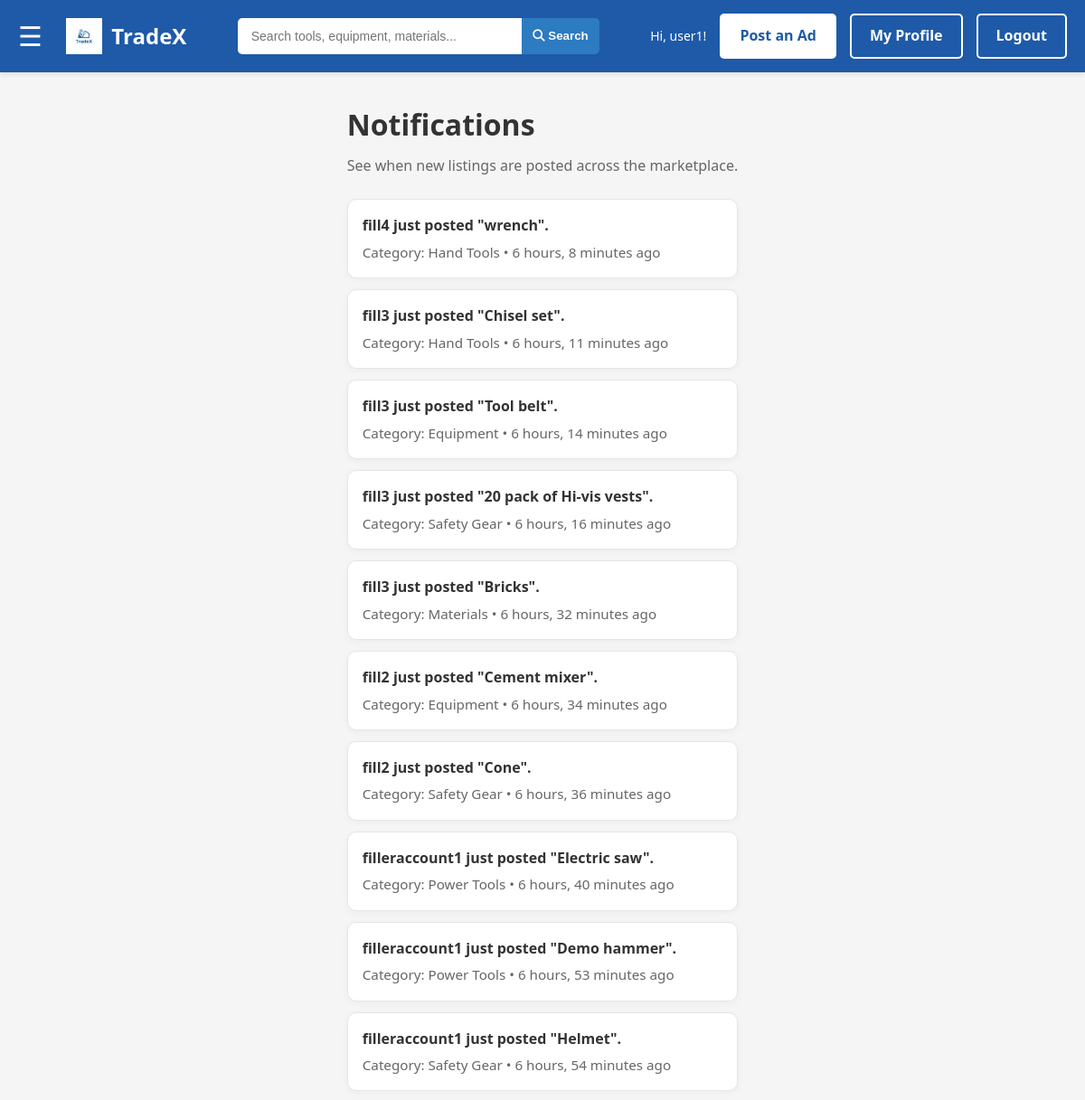
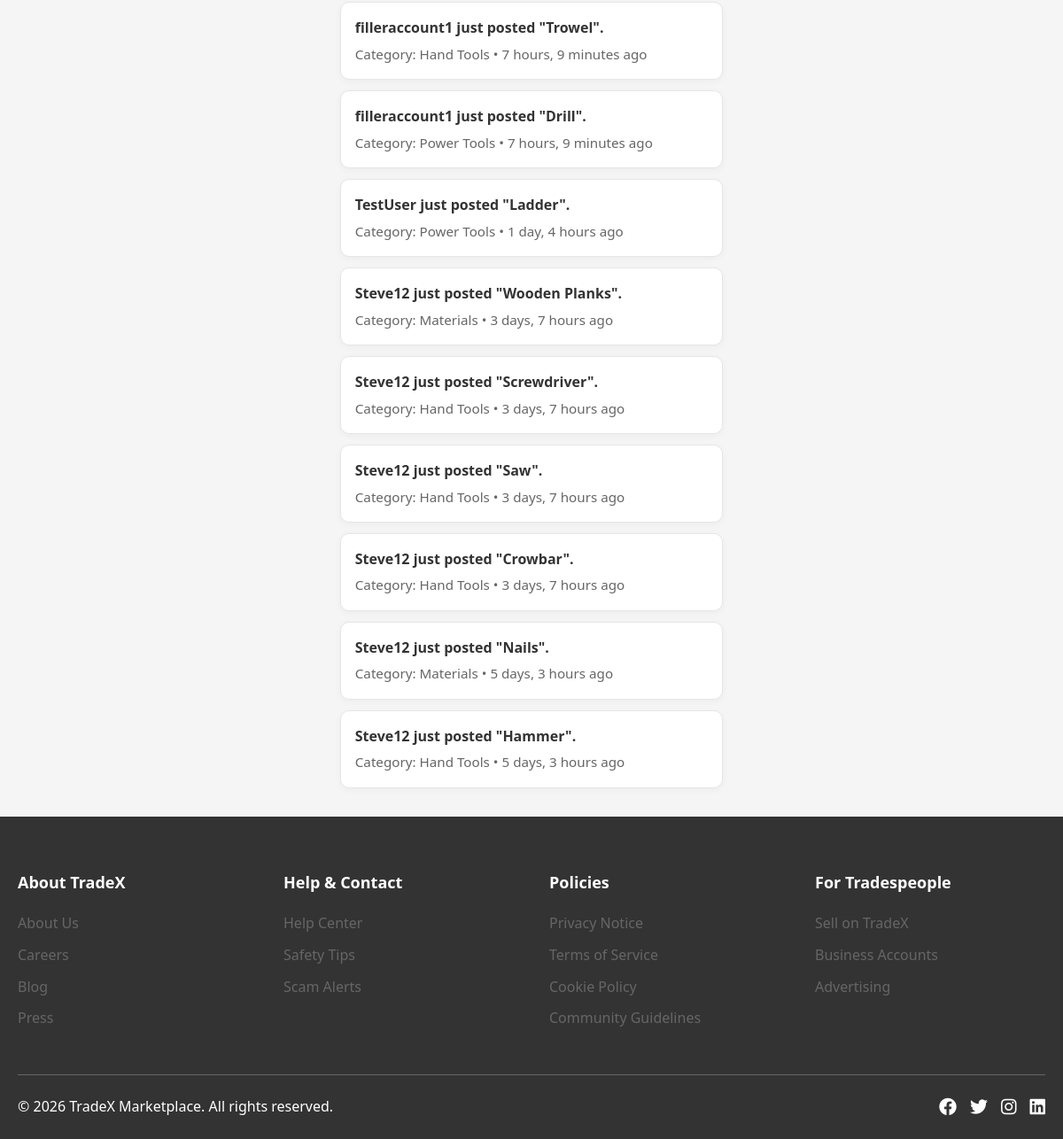
The app's page /notifications/ (signed in) with its own data (2 pictures, top to bottom).
### myapp/models.py (models this page shows, shortened)
class User(models.Model):
    username = models.CharField(max_length=50, unique=True)
    email = models.EmailField(unique=True)
    password_hash = models.CharField(max_length=255)
    profile_photo = models.ImageField(upload_to="profiles/", null=True, blank=True)
    credits_balance = models.IntegerField(default=0)
    created_at = models.DateTimeField(auto_now_add=True)

class Listing(models.Model):
    title = models.CharField(max_length=50)
    description = models.CharField(max_length=200)
    price = models.DecimalField(max_digits=20, decimal_places=2)
    createdDate = models.DateTimeField(auto_now_add=True)
    user = models.ForeignKey(User, on_delete=models.CASCADE)
    creditAccount = models.ForeignKey(CreditAccount, on_delete=models.CASCADE)
    location = models.ForeignKey(Location, on_delete=models.CASCADE)
    category = models.ForeignKey('Category', on_delete=models.CASCADE)
    condition = models.CharField(max_length=10, choices=MaterialCondition.choices)
    status = models.CharField(max_length=10, choices=ListingStatus.choices)
    credit_awarded_on_sale = models.BooleanField(default=False)

class Category(models.Model):
    name = models.CharField(max_length=100)

### myapp/views.py (the view)
# urls.py: path("notifications/", views.notifications, name="notifications"),
def notifications(request):
    profile_user = _get_profile_user(request)
    if not profile_user:
        return redirect("login")
    recent_listings = (
        Listing.objects.select_related("user", "category")
        .order_by("-createdDate")[:50]
    )
    notifications_feed = []
    for listing in recent_listings:
        notifications_feed.append(
            {
                "listing_id": listing.id,
                "title": listing.title,
                "seller": listing.user.username,
                "category": listing.category.name,
                "created_at": listing.createdDate,
                "is_own_listing": listing.user_id == profile_user.id,
            }
        )
    return render(
        request,
        "profile/notifications.html",
        {**get_nav_context(request), "notifications": notifications_feed},
    )

### myapp/views.py (called while the page is built)
def _get_profile_user(request):
    user_id = request.session.get("user_id")
    profile_user = None
    if user_id:
        profile_user = User.objects.filter(id=user_id).first()
    if not profile_user and request.user.is_authenticated:
        profile_user = User.objects.filter(username=request.user.username).first()
        if profile_user:
            request.session["user_id"] = profile_user.id
    return profile_user

def get_nav_context(request):
    user_id = request.session.get("user_id")
    user = None
    if user_id:
        try:
            user = User.objects.get(id=user_id)
        except User.DoesNotExist:
            pass
    return {"user_id": user_id, "user": user}

### myapp/templates/profile/notifications.html (shortened to what this page needs)
{% load static %}
<!DOCTYPE html>
<html lang="en">
<head>
    <link rel="stylesheet" href="{% static 'profile/profile.css' %}">
    <link rel="stylesheet" href="{% static 'styles/styles.css' %}">
    <link rel="stylesheet" href="{% static 'home/home.css' %}">
    <link rel="stylesheet" href="https://cdnjs.cloudflare.com/ajax/libs/font-awesome/6.4.0/css/all.min.css">
</head>
<body>
    {% include 'home/navbar.html' %}
        <main class="container" style="padding: 2rem 1rem; min-height: 50vh;">
        <h1 style="margin-bottom: 0.5rem;">Notifications</h1>
        <p style="margin-top: 0; color: #666;">See when new listings are posted across the marketplace.</p>
        {% if notifications %}
            <div style="display: grid; gap: 0.75rem; margin-top: 1.5rem;">
                {% for item in notifications %}
                    <a href="{% url 'product_details' item.listing_id %}" style="text-decoration: none; color: inherit;">
                        <article style="background: #fff; border: 1px solid #e6e6e6; border-radius: 10px; padding: 1rem; box-shadow: 0 2px 8px rgba(0,0,0,0.04);">
                            <p style="margin: 0 0 0.25rem 0; font-weight: 700;">
                                {% if item.is_own_listing %}
                                    Your listing "{{ item.title }}" is now live.
                                {% else %}
                                    {{ item.seller }} just posted "{{ item.title }}".
                                {% endif %}
                            </p>
                            <p style="margin: 0; color: #666; font-size: 0.95rem;">
                                Category: {{ item.category }} • {{ item.created_at|timesince }} ago
                            </p>
                        </article>
                    </a>
                {% endfor %}
            </div>
        {% else %}
            <p style="margin-top: 1.25rem;">No listings have been posted yet.</p>
        {% endif %}
    </main>
    {% include 'home/footer.html' %}
</body>
</html>

### myapp/templates/home/navbar.html
{% load static %}
<nav class="navbar">
        <div class="nav-container">
            <span id="openNavBtn" style="font-size:30px;cursor:pointer;color:white;">&#9776;</span>
            <a href="{% url 'home' %}" class="logo">
                <img src="{% static 'images/tradex-logo.png' %}" alt="TradeX Logo">
                <span>TradeX</span>
            </a>
            <form class="search-bar" method="GET" action="{% url 'products' %}">
                <input type="text"
                       name="q"
                       placeholder="Search tools, equipment, materials..."
                       value="{{ search_query }}">
                <button type="submit" class="search-btn">
                    <i class="fas fa-search"></i> Search
                </button>
            </form>
            <div class="nav-actions">
                {% if user_id %}
                    <span class="user-greeting">Hi, {{ user.username }}!</span>
                    <a href="{% url 'create_listing' %}" class="btn btn-primary">Post an Ad</a>
                    <a href="{% url 'profile' %}" class="btn btn-secondary">My Profile</a>
                    <a href="{% url 'logout' %}" class="btn btn-outline">Logout</a>
                {% else %}
                    <a href="{% url 'create_listing' %}" class="btn btn-primary">Post an Ad</a>
                    <a href="{% url 'register' %}" class="btn btn-secondary">Sign Up</a>
                    <a href="{% url 'login' %}" class="btn btn-outline">Login</a>
                {% endif %}
            </div>
        </div>
    </nav>

### myapp/static/styles/styles.css (style rules this page uses)
:root { --primary-blue: #1E5AA8; --secondary-blue: #2D7BC0; --light-blue: #E8F1F8; --white: #FFFFFF; --dark-gray: #333333; --medium-gray: #666666; --light-gray: #F5F5F5; --border-color: #DDDDDD; }
.nav-container { max-width: 1400px; margin: 0 auto; padding: 0 20px; display: flex; align-items: center; justify-content: space-between; }
.container { max-width: 1200px; margin: 0 auto; padding: 0 20px; }
body { display: flex; flex-direction: column; min-height: 100vh; }
a, button, [onclick] { cursor: pointer; }
.navbar { background-color: var(--primary-blue); padding: 15px 0; position: sticky; top: 0; z-index: 1000; box-shadow: 0 2px 5px rgba(0,0,0,0.1); }
.logo { display: flex; align-items: center; gap: 10px; text-decoration: none; color: var(--white); font-size: 24px; font-weight: bold; }
.logo img { height: 40px; width: auto; }
.search-bar { display: flex; flex: 1; max-width: 400px; margin: 0 30px; }
.search-bar input { flex: 1; padding: 12px 15px; border: none; border-radius: 5px 0 0 5px; font-size: 14px; outline: none; }
.search-btn { padding: 4px 12px; background-color: var(--secondary-blue); color: var(--white); border: none; border-radius: 0 5px 5px 0; cursor: pointer; font-weight: bold; }
.nav-actions { display: flex; align-items: center; gap: 15px; }
.user-greeting { color: var(--white); font-size: 14px; }
.btn { padding: 10px 20px; border-radius: 5px; text-decoration: none; font-weight: bold; cursor: pointer; transition: all 0.3s ease; display: inline-block; border: 2px solid transparent; }
.btn-primary { background-color: var(--white); color: var(--primary-blue); }
.btn-secondary { background-color: transparent; color: var(--white); border: 2px solid var(--white); }
.btn-outline { background-color: transparent; color: var(--white); border: 2px solid var(--white); }

### myapp/static/home/home.css (style rules this page uses)
* { margin: 0; padding: 0; box-sizing: border-box; }
body { font-family: 'Segoe UI', Tahoma, Geneva, Verdana, sans-serif; background-color: var(--light-gray); color: var(--dark-gray); line-height: 1.6; }

### records on screen
User: username "user1"
User: seller "fill4"
Listing: title "wrench", created_at "6 hours, 8 minutes"
Category: category "Hand Tools" "Hand Tools" "Hand Tools" "Hand Tools" "Hand Tools" "Hand Tools" "Hand Tools"
User: seller "fill3" "fill3" "fill3" "fill3"
Listing: title "Chisel set", created_at "6 hours, 11 minutes"
Listing: title "Tool belt", created_at "6 hours, 14 minutes"
Category: category "Equipment" "Equipment"
Listing: title "20 pack of Hi-vis vests", created_at "6 hours, 16 minutes"
Category: category "Safety Gear" "Safety Gear" "Safety Gear"
Listing: title "Bricks", created_at "6 hours, 32 minutes"
Category: category "Materials" "Materials" "Materials"
User: seller "fill2" "fill2"
Listing: title "Cement mixer", created_at "6 hours, 34 minutes"
Listing: title "Cone", created_at "6 hours, 36 minutes"
User: seller "filleraccount1" "filleraccount1" "filleraccount1" "filleraccount1" "filleraccount1"
Listing: title "Electric saw", created_at "6 hours, 40 minutes"
Category: category "Power Tools" "Power Tools" "Power Tools" "Power Tools"
Listing: title "Demo hammer", created_at "6 hours, 53 minutes"
Listing: title "Helmet", created_at "6 hours, 54 minutes"
Listing: title "Trowel", created_at "7 hours, 9 minutes"
Listing: title "Drill", created_at "7 hours, 9 minutes"
User: seller "TestUser"
Listing: title "Ladder", created_at "1 day, 4 hours"
User: seller "Steve12" "Steve12" "Steve12" "Steve12" "Steve12" "Steve12"
Listing: title "Wooden Planks", created_at "3 days, 7 hours"
Listing: title "Screwdriver", created_at "3 days, 7 hours"
Listing: title "Saw", created_at "3 days, 7 hours"
Listing: title "Crowbar", created_at "3 days, 7 hours"
Listing: title "Nails", created_at "5 days, 3 hours"
Listing: title "Hammer", created_at "5 days, 3 hours"
